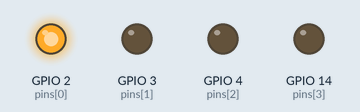
Recording of a program running on a simulated Raspberry Pi (BCM pin numbers). On the bench: output pins drawn as LEDs (lit = HIGH).

Above: at 0.2 s.
At 1.2 s:
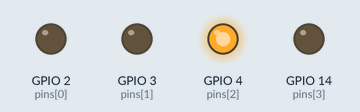
At 2.7 s:
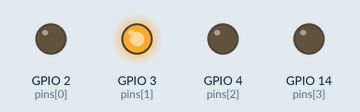
At 3.7 s:
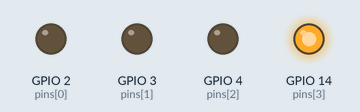
Timing chart, 0 to 4.6 s (numbered marks = the images above):
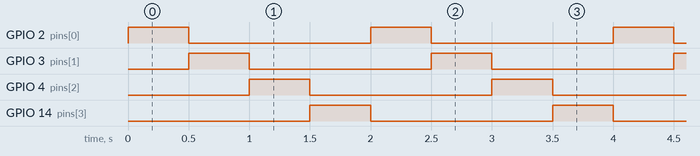

Measured:
- by itself, GPIO 2 (pins[0]), GPIO 3 (pins[1]), GPIO 4 (pins[2]), GPIO 14 (pins[3]): alternates HIGH for 0.50 s and LOW for 1.5 s
- by itself, everything shown: repeats every 2.0 s, in 4 steps

The program:

GPIO_Relay_test.py
```python
from time import sleep

from RPi import GPIO

pins = [2, 3, 4, 14]

GPIO.setmode(GPIO.BCM)
GPIO.setup(pins, GPIO.OUT)

while True:
    for each_pin in pins:
        GPIO.output(each_pin,  True)
        sleep(0.5)
        GPIO.output(each_pin,  False)
```
